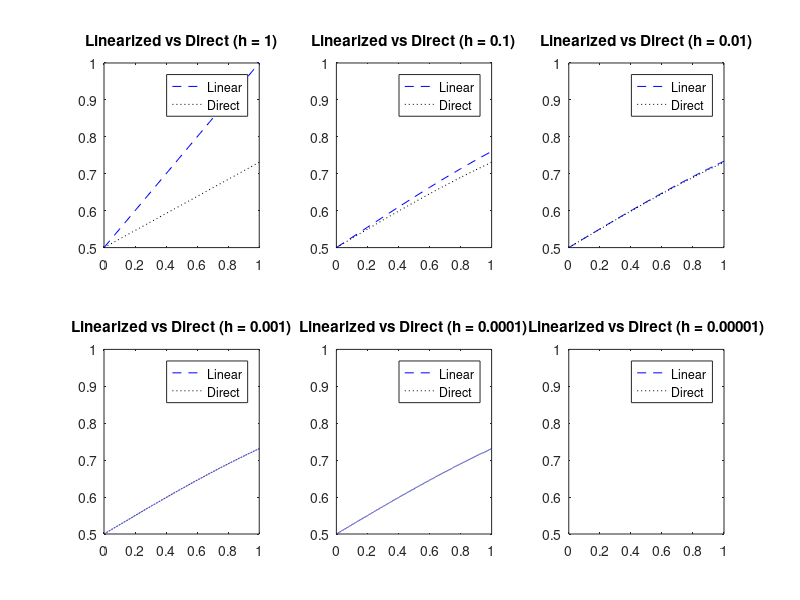

Source code (MATLAB):
function hw3_prob2()

%----h = 1----%
dt = 1;
t = 0:dt:1;
y=zeros(1,length(t));
y(1) = 0.5; %y(0) = 0.5
N = length(t);

for i = 2:N
    y(i) = y(i-1)+0.5*dt*(2*(y(i-1)-y(i-1).^2)+y(i-1)*dt); 
end

ydir = 1./(1+exp(-t)); %trapz y direct

subplot(2,3,1);
plot(t,y,'b--',t,ydir,'k:');
legend('Linear','Direct');
ylim([0.5 1]);
title('Linearized vs Direct (h = 1)');


%----h = 0.1----%
dt = 0.1;
t = 0:dt:1;
y=zeros(1,length(t));
y(1) = 0.5; %y(0) = 0.5
N = length(t);

for i = 2:N
    y(i) = y(i-1)+0.5*dt*(2*(y(i-1)-y(i-1).^2)+y(i-1)*dt); 
end

ydir = 1./(1+exp(-t)); %trapz y direct

subplot(2,3,2);
plot(t,y,'b--',t,ydir,'k:');
legend('Linear','Direct');
ylim([0.5 1]);
title('Linearized vs Direct (h = 0.1)');

%----h = 0.01----%
dt = 0.01;
t = 0:dt:1;
y=zeros(1,length(t));
y(1) = 0.5; %y(0) = 0.5
N = length(t);

for i = 2:N
    y(i) = y(i-1)+0.5*dt*(2*(y(i-1)-y(i-1).^2)+y(i-1)*dt); 
end

ydir = 1./(1+exp(-t)); %trapz y direct

subplot(2,3,3);
plot(t,y,'b--',t,ydir,'k:');
legend('Linear','Direct');
ylim([0.5 1]);
title('Linearized vs Direct (h = 0.01)');


%----h = 0.001----%
dt = 0.001;
t = 0:dt:1;
y=zeros(1,length(t));
y(1) = 0.5; %y(0) = 0.5
N = length(t);

for i = 2:N
    y(i) = y(i-1)+0.5*dt*(2*(y(i-1)-y(i-1).^2)+y(i-1)*dt); 
end

ydir = 1./(1+exp(-t)); %trapz y direct

subplot(2,3,4);
plot(t,y,'b--',t,ydir,'k:');
legend('Linear','Direct');
ylim([0.5 1]);
title('Linearized vs Direct (h = 0.001)');

%----h = 0.0001----%
dt = 0.0001;
t = 0:dt:1;
y=zeros(1,length(t));
y(1) = 0.5; %y(0) = 0.5
N = length(t);

for i = 2:N
    y(i) = y(i-1)+0.5*dt*(2*(y(i-1)-y(i-1).^2)+y(i-1)*dt); 
end

ydir = 1./(1+exp(-t)); %trapz y direct

subplot(2,3,5);
plot(t,y,'b--',t,ydir,'k:');
legend('Linear','Direct');
ylim([0.5 1]);
title('Linearized vs Direct (h = 0.0001)');

%----h = 0.00001----%
dt = 0.00001;
t = 0:dt:1;
y=zeros(1,length(t));
y(1) = 0.5; %y(0) = 0.5
N = length(t);

for i = 2:N
    y(i) = y(i-1)+0.5*dt*(2*(y(i-1)-y(i-1).^2)+y(i-1)*dt); 
end

ydir = 1./(1+exp(-t)); %trapz y direct

subplot(2,3,6);
plot(t,y,'b--',t,ydir,'k:');
legend('Linear','Direct');
ylim([0.5 1]);
title('Linearized vs Direct (h = 0.00001)');

end
